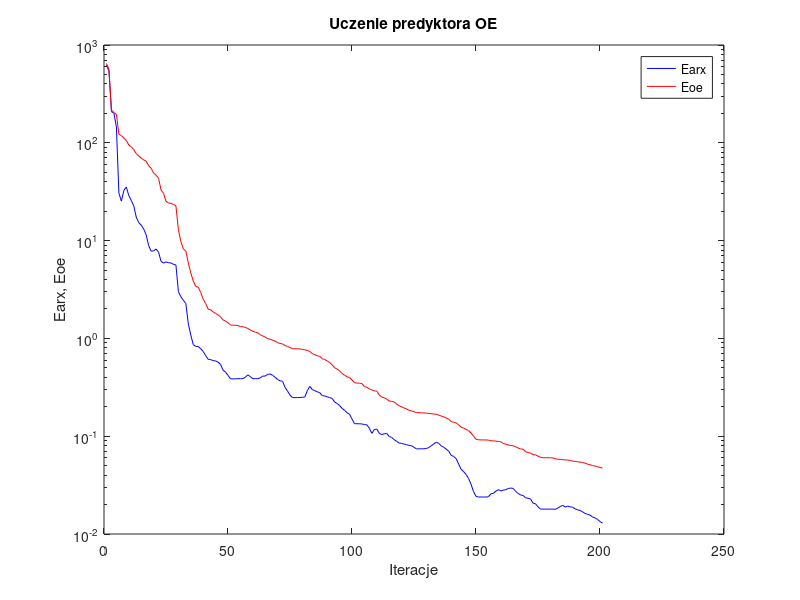
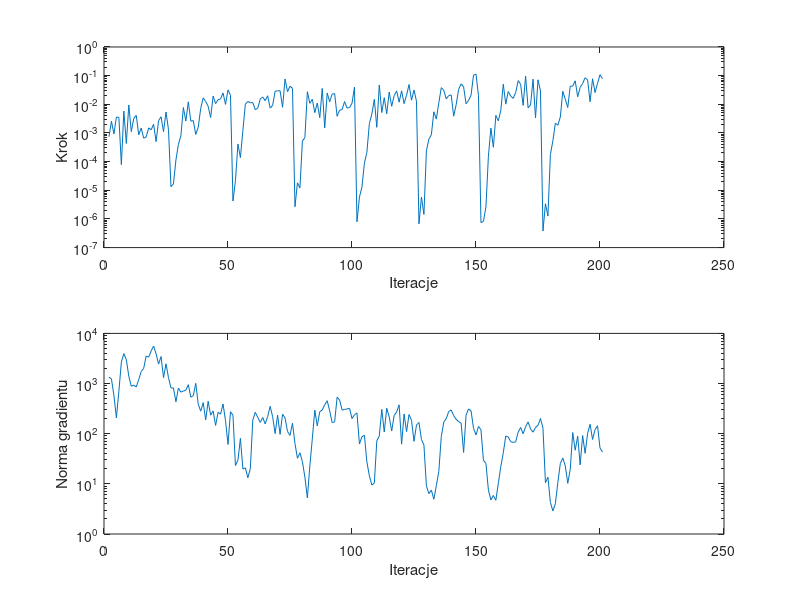

The MATLAB script that drew these images, in order:
%uczenie predyktora oe
clear all;
n=0; farx(n+1)=6.237297e+002; foe(n+1)=6.461604e+002; wspucz(n+1)=0.000000e+000; ng(n+1)=0.000000e+000;
%odnowa zmiennej metryki
n=1; farx(n+1)=5.418685e+002; foe(n+1)=5.631593e+002; krok(n+1)=7.394073e-004; ng(n+1)=1.342242e+003;
n=2; farx(n+1)=2.088464e+002; foe(n+1)=2.166155e+002; krok(n+1)=2.559883e-003; ng(n+1)=1.235665e+003;
n=3; farx(n+1)=2.004965e+002; foe(n+1)=2.035812e+002; krok(n+1)=9.232346e-004; ng(n+1)=5.769668e+002;
n=4; farx(n+1)=1.451308e+002; foe(n+1)=1.959524e+002; krok(n+1)=3.595838e-003; ng(n+1)=2.070710e+002;
n=5; farx(n+1)=3.056094e+001; foe(n+1)=1.224476e+002; krok(n+1)=3.460293e-003; ng(n+1)=7.043566e+002;
n=6; farx(n+1)=2.532113e+001; foe(n+1)=1.185092e+002; krok(n+1)=7.868993e-005; ng(n+1)=2.680060e+003;
n=7; farx(n+1)=3.258113e+001; foe(n+1)=1.117780e+002; krok(n+1)=5.801633e-003; ng(n+1)=3.953245e+003;
n=8; farx(n+1)=3.534193e+001; foe(n+1)=1.055217e+002; krok(n+1)=4.302964e-004; ng(n+1)=2.998158e+003;
n=9; farx(n+1)=2.886966e+001; foe(n+1)=9.494331e+001; krok(n+1)=9.447410e-003; ng(n+1)=1.400223e+003;
n=10; farx(n+1)=2.569748e+001; foe(n+1)=9.100324e+001; krok(n+1)=1.111857e-003; ng(n+1)=8.841297e+002;
n=11; farx(n+1)=2.265691e+001; foe(n+1)=8.529387e+001; krok(n+1)=3.219457e-003; ng(n+1)=9.314791e+002;
n=12; farx(n+1)=1.740050e+001; foe(n+1)=7.767366e+001; krok(n+1)=4.118564e-003; ng(n+1)=8.543908e+002;
n=13; farx(n+1)=1.530487e+001; foe(n+1)=7.342036e+001; krok(n+1)=8.651099e-004; ng(n+1)=1.195407e+003;
n=14; farx(n+1)=1.437294e+001; foe(n+1)=6.972726e+001; krok(n+1)=1.473654e-003; ng(n+1)=1.740664e+003;
n=15; farx(n+1)=1.314451e+001; foe(n+1)=6.686165e+001; krok(n+1)=6.592938e-004; ng(n+1)=2.000888e+003;
n=16; farx(n+1)=1.145907e+001; foe(n+1)=6.489199e+001; krok(n+1)=7.209870e-004; ng(n+1)=3.546636e+003;
n=17; farx(n+1)=8.896984e+000; foe(n+1)=5.822798e+001; krok(n+1)=1.499941e-003; ng(n+1)=3.357604e+003;
n=18; farx(n+1)=7.798251e+000; foe(n+1)=5.500231e+001; krok(n+1)=1.291963e-003; ng(n+1)=4.451480e+003;
n=19; farx(n+1)=7.849426e+000; foe(n+1)=4.918372e+001; krok(n+1)=2.004465e-003; ng(n+1)=5.589828e+003;
n=20; farx(n+1)=8.201583e+000; foe(n+1)=4.659545e+001; krok(n+1)=5.005982e-004; ng(n+1)=3.913124e+003;
n=21; farx(n+1)=7.620754e+000; foe(n+1)=4.350898e+001; krok(n+1)=2.660052e-003; ng(n+1)=2.438570e+003;
n=22; farx(n+1)=6.135459e+000; foe(n+1)=3.291889e+001; krok(n+1)=3.660956e-003; ng(n+1)=3.449968e+003;
n=23; farx(n+1)=5.891173e+000; foe(n+1)=3.048163e+001; krok(n+1)=1.111417e-003; ng(n+1)=1.311237e+003;
n=24; farx(n+1)=6.063512e+000; foe(n+1)=2.520721e+001; krok(n+1)=5.390749e-003; ng(n+1)=2.479046e+003;
n=25; farx(n+1)=5.938466e+000; foe(n+1)=2.426306e+001; krok(n+1)=1.310411e-003; ng(n+1)=1.314037e+003;
%odnowa zmiennej metryki
n=26; farx(n+1)=5.912907e+000; foe(n+1)=2.394762e+001; krok(n+1)=1.334403e-005; ng(n+1)=8.168782e+002;
n=27; farx(n+1)=5.722712e+000; foe(n+1)=2.346575e+001; krok(n+1)=1.654943e-005; ng(n+1)=8.178138e+002;
n=28; farx(n+1)=5.632191e+000; foe(n+1)=2.264875e+001; krok(n+1)=1.147197e-004; ng(n+1)=4.326905e+002;
n=29; farx(n+1)=3.009026e+000; foe(n+1)=1.289544e+001; krok(n+1)=4.031350e-004; ng(n+1)=8.118089e+002;
n=30; farx(n+1)=2.668057e+000; foe(n+1)=9.769207e+000; krok(n+1)=7.937301e-004; ng(n+1)=6.734436e+002;
n=31; farx(n+1)=2.453306e+000; foe(n+1)=8.217199e+000; krok(n+1)=7.704335e-003; ng(n+1)=7.103324e+002;
n=32; farx(n+1)=2.271925e+000; foe(n+1)=7.811719e+000; krok(n+1)=2.607264e-003; ng(n+1)=7.384837e+002;
n=33; farx(n+1)=1.406308e+000; foe(n+1)=5.897509e+000; krok(n+1)=1.219985e-002; ng(n+1)=9.488409e+002;
n=34; farx(n+1)=1.079277e+000; foe(n+1)=4.666174e+000; krok(n+1)=2.581388e-003; ng(n+1)=5.344530e+002;
n=35; farx(n+1)=8.629930e-001; foe(n+1)=3.854018e+000; krok(n+1)=2.707062e-003; ng(n+1)=5.728078e+002;
n=36; farx(n+1)=8.296025e-001; foe(n+1)=3.402530e+000; krok(n+1)=8.861138e-004; ng(n+1)=1.009227e+003;
n=37; farx(n+1)=8.258857e-001; foe(n+1)=3.343509e+000; krok(n+1)=1.600426e-003; ng(n+1)=3.841999e+002;
n=38; farx(n+1)=7.843136e-001; foe(n+1)=2.946726e+000; krok(n+1)=7.242402e-003; ng(n+1)=2.820737e+002;
n=39; farx(n+1)=7.351559e-001; foe(n+1)=2.515949e+000; krok(n+1)=1.680437e-002; ng(n+1)=4.164464e+002;
n=40; farx(n+1)=6.657463e-001; foe(n+1)=2.275374e+000; krok(n+1)=1.251384e-002; ng(n+1)=1.888255e+002;
n=41; farx(n+1)=6.116223e-001; foe(n+1)=1.992060e+000; krok(n+1)=8.521808e-003; ng(n+1)=4.428517e+002;
n=42; farx(n+1)=6.066266e-001; foe(n+1)=1.961791e+000; krok(n+1)=3.460440e-003; ng(n+1)=2.340409e+002;
n=43; farx(n+1)=5.932855e-001; foe(n+1)=1.868892e+000; krok(n+1)=1.945154e-002; ng(n+1)=2.848612e+002;
n=44; farx(n+1)=5.879047e-001; foe(n+1)=1.800114e+000; krok(n+1)=1.059400e-002; ng(n+1)=1.459934e+002;
n=45; farx(n+1)=5.714171e-001; foe(n+1)=1.735078e+000; krok(n+1)=1.450364e-002; ng(n+1)=2.670573e+002;
n=46; farx(n+1)=5.407611e-001; foe(n+1)=1.653839e+000; krok(n+1)=1.547817e-002; ng(n+1)=2.451857e+002;
n=47; farx(n+1)=4.751945e-001; foe(n+1)=1.545989e+000; krok(n+1)=2.486715e-002; ng(n+1)=3.919234e+002;
n=48; farx(n+1)=4.516384e-001; foe(n+1)=1.502941e+000; krok(n+1)=9.913504e-003; ng(n+1)=1.808961e+002;
n=49; farx(n+1)=4.189159e-001; foe(n+1)=1.446945e+000; krok(n+1)=3.178877e-002; ng(n+1)=6.102622e+001;
n=50; farx(n+1)=3.861685e-001; foe(n+1)=1.374289e+000; krok(n+1)=2.065111e-002; ng(n+1)=2.742395e+002;
%odnowa zmiennej metryki
n=51; farx(n+1)=3.856000e-001; foe(n+1)=1.364177e+000; krok(n+1)=4.211819e-006; ng(n+1)=2.336241e+002;
n=52; farx(n+1)=3.857230e-001; foe(n+1)=1.363757e+000; krok(n+1)=2.167257e-005; ng(n+1)=2.316403e+001;
n=53; farx(n+1)=3.879423e-001; foe(n+1)=1.351412e+000; krok(n+1)=4.129769e-004; ng(n+1)=2.954645e+001;
n=54; farx(n+1)=3.875561e-001; foe(n+1)=1.322887e+000; krok(n+1)=1.386777e-004; ng(n+1)=8.076154e+001;
n=55; farx(n+1)=3.877981e-001; foe(n+1)=1.314471e+000; krok(n+1)=1.222281e-003; ng(n+1)=1.979481e+001;
n=56; farx(n+1)=4.016042e-001; foe(n+1)=1.295372e+000; krok(n+1)=1.019447e-002; ng(n+1)=2.086699e+001;
n=57; farx(n+1)=4.241961e-001; foe(n+1)=1.262780e+000; krok(n+1)=1.254246e-002; ng(n+1)=1.321131e+001;
n=58; farx(n+1)=4.067498e-001; foe(n+1)=1.219589e+000; krok(n+1)=1.131031e-002; ng(n+1)=2.004240e+001;
n=59; farx(n+1)=3.867485e-001; foe(n+1)=1.184910e+000; krok(n+1)=1.153579e-002; ng(n+1)=1.889269e+002;
n=60; farx(n+1)=3.883428e-001; foe(n+1)=1.159171e+000; krok(n+1)=6.450159e-003; ng(n+1)=2.674803e+002;
n=61; farx(n+1)=3.864996e-001; foe(n+1)=1.141683e+000; krok(n+1)=7.444102e-003; ng(n+1)=2.119222e+002;
n=62; farx(n+1)=3.957707e-001; foe(n+1)=1.090673e+000; krok(n+1)=1.514225e-002; ng(n+1)=1.676758e+002;
n=63; farx(n+1)=4.114351e-001; foe(n+1)=1.061020e+000; krok(n+1)=1.808357e-002; ng(n+1)=2.109722e+002;
n=64; farx(n+1)=4.124430e-001; foe(n+1)=1.028794e+000; krok(n+1)=1.333847e-002; ng(n+1)=1.565518e+002;
n=65; farx(n+1)=4.285678e-001; foe(n+1)=9.944247e-001; krok(n+1)=1.989989e-002; ng(n+1)=2.205460e+002;
n=66; farx(n+1)=4.323821e-001; foe(n+1)=9.791392e-001; krok(n+1)=7.385876e-003; ng(n+1)=3.515307e+002;
n=67; farx(n+1)=4.193674e-001; foe(n+1)=9.584177e-001; krok(n+1)=9.175071e-003; ng(n+1)=2.179907e+002;
n=68; farx(n+1)=3.998637e-001; foe(n+1)=9.375878e-001; krok(n+1)=2.835564e-002; ng(n+1)=1.008438e+002;
n=69; farx(n+1)=3.805508e-001; foe(n+1)=9.063748e-001; krok(n+1)=2.963700e-002; ng(n+1)=2.339550e+002;
n=70; farx(n+1)=3.684940e-001; foe(n+1)=8.876499e-001; krok(n+1)=2.954351e-002; ng(n+1)=9.695017e+001;
n=71; farx(n+1)=3.639268e-001; foe(n+1)=8.779749e-001; krok(n+1)=7.883344e-003; ng(n+1)=2.449203e+002;
n=72; farx(n+1)=3.150673e-001; foe(n+1)=8.431567e-001; krok(n+1)=7.633913e-002; ng(n+1)=2.057488e+002;
n=73; farx(n+1)=2.892822e-001; foe(n+1)=8.288222e-001; krok(n+1)=2.768235e-002; ng(n+1)=1.108789e+002;
n=74; farx(n+1)=2.634195e-001; foe(n+1)=8.064543e-001; krok(n+1)=4.254539e-002; ng(n+1)=9.249044e+001;
n=75; farx(n+1)=2.480903e-001; foe(n+1)=7.838262e-001; krok(n+1)=3.616714e-002; ng(n+1)=1.620557e+002;
%odnowa zmiennej metryki
n=76; farx(n+1)=2.481019e-001; foe(n+1)=7.831951e-001; krok(n+1)=2.658943e-006; ng(n+1)=6.397988e+001;
n=77; farx(n+1)=2.482816e-001; foe(n+1)=7.826027e-001; krok(n+1)=1.825109e-005; ng(n+1)=3.233297e+001;
n=78; farx(n+1)=2.487767e-001; foe(n+1)=7.819192e-001; krok(n+1)=1.197415e-005; ng(n+1)=4.164387e+001;
n=79; farx(n+1)=2.498625e-001; foe(n+1)=7.694346e-001; krok(n+1)=5.202484e-004; ng(n+1)=2.767531e+001;
n=80; farx(n+1)=2.522819e-001; foe(n+1)=7.647630e-001; krok(n+1)=6.847610e-004; ng(n+1)=1.366874e+001;
n=81; farx(n+1)=2.928662e-001; foe(n+1)=7.527793e-001; krok(n+1)=2.753897e-002; ng(n+1)=5.241304e+000;
n=82; farx(n+1)=3.235387e-001; foe(n+1)=7.359189e-001; krok(n+1)=1.082825e-002; ng(n+1)=2.259155e+001;
n=83; farx(n+1)=2.995982e-001; foe(n+1)=6.970539e-001; krok(n+1)=1.495979e-002; ng(n+1)=8.001613e+001;
n=84; farx(n+1)=2.921188e-001; foe(n+1)=6.806628e-001; krok(n+1)=5.139053e-003; ng(n+1)=2.950847e+002;
n=85; farx(n+1)=2.843680e-001; foe(n+1)=6.640934e-001; krok(n+1)=1.111520e-002; ng(n+1)=1.430471e+002;
n=86; farx(n+1)=2.784816e-001; foe(n+1)=6.557113e-001; krok(n+1)=3.401267e-003; ng(n+1)=2.748428e+002;
n=87; farx(n+1)=2.604550e-001; foe(n+1)=6.192889e-001; krok(n+1)=3.571716e-002; ng(n+1)=2.969707e+002;
n=88; farx(n+1)=2.579916e-001; foe(n+1)=6.090565e-001; krok(n+1)=1.505777e-003; ng(n+1)=3.765381e+002;
n=89; farx(n+1)=2.523025e-001; foe(n+1)=5.873613e-001; krok(n+1)=2.476948e-002; ng(n+1)=4.546677e+002;
n=90; farx(n+1)=2.484246e-001; foe(n+1)=5.667234e-001; krok(n+1)=1.226153e-002; ng(n+1)=2.848057e+002;
n=91; farx(n+1)=2.432527e-001; foe(n+1)=5.360218e-001; krok(n+1)=2.279678e-002; ng(n+1)=1.659566e+002;
n=92; farx(n+1)=2.238966e-001; foe(n+1)=5.016794e-001; krok(n+1)=2.366103e-002; ng(n+1)=1.732710e+002;
n=93; farx(n+1)=2.156877e-001; foe(n+1)=4.850214e-001; krok(n+1)=3.816075e-003; ng(n+1)=5.341450e+002;
n=94; farx(n+1)=2.058729e-001; foe(n+1)=4.657669e-001; krok(n+1)=6.255325e-003; ng(n+1)=4.716185e+002;
n=95; farx(n+1)=1.925075e-001; foe(n+1)=4.373020e-001; krok(n+1)=6.516379e-003; ng(n+1)=2.959302e+002;
n=96; farx(n+1)=1.840951e-001; foe(n+1)=4.215937e-001; krok(n+1)=1.248857e-002; ng(n+1)=3.050156e+002;
n=97; farx(n+1)=1.734187e-001; foe(n+1)=4.053468e-001; krok(n+1)=7.409251e-003; ng(n+1)=3.102665e+002;
n=98; farx(n+1)=1.683607e-001; foe(n+1)=3.983060e-001; krok(n+1)=7.692316e-003; ng(n+1)=3.220801e+002;
n=99; farx(n+1)=1.498455e-001; foe(n+1)=3.758367e-001; krok(n+1)=1.086709e-002; ng(n+1)=1.997994e+002;
n=100; farx(n+1)=1.342354e-001; foe(n+1)=3.524921e-001; krok(n+1)=4.000365e-002; ng(n+1)=2.387939e+002;
%odnowa zmiennej metryki
n=101; farx(n+1)=1.341638e-001; foe(n+1)=3.493281e-001; krok(n+1)=7.962693e-007; ng(n+1)=2.589269e+002;
n=102; farx(n+1)=1.340409e-001; foe(n+1)=3.486985e-001; krok(n+1)=5.782213e-006; ng(n+1)=6.232270e+001;
n=103; farx(n+1)=1.334500e-001; foe(n+1)=3.453975e-001; krok(n+1)=1.280413e-005; ng(n+1)=8.689145e+001;
n=104; farx(n+1)=1.315072e-001; foe(n+1)=3.217157e-001; krok(n+1)=8.836179e-005; ng(n+1)=9.294966e+001;
n=105; farx(n+1)=1.306563e-001; foe(n+1)=3.164402e-001; krok(n+1)=2.108238e-004; ng(n+1)=2.729674e+001;
n=106; farx(n+1)=1.205372e-001; foe(n+1)=3.048855e-001; krok(n+1)=2.133311e-003; ng(n+1)=1.445508e+001;
n=107; farx(n+1)=1.069852e-001; foe(n+1)=2.978137e-001; krok(n+1)=4.563662e-003; ng(n+1)=9.479652e+000;
n=108; farx(n+1)=1.170296e-001; foe(n+1)=2.904590e-001; krok(n+1)=1.495979e-002; ng(n+1)=1.033159e+001;
n=109; farx(n+1)=1.182655e-001; foe(n+1)=2.894870e-001; krok(n+1)=1.570350e-003; ng(n+1)=7.194948e+001;
n=110; farx(n+1)=1.068508e-001; foe(n+1)=2.638410e-001; krok(n+1)=4.715694e-002; ng(n+1)=8.986175e+001;
n=111; farx(n+1)=1.039705e-001; foe(n+1)=2.517629e-001; krok(n+1)=5.167850e-003; ng(n+1)=3.058357e+002;
n=112; farx(n+1)=1.058104e-001; foe(n+1)=2.466461e-001; krok(n+1)=1.703305e-002; ng(n+1)=1.085652e+002;
n=113; farx(n+1)=1.066795e-001; foe(n+1)=2.395620e-001; krok(n+1)=4.653602e-003; ng(n+1)=3.218847e+002;
n=114; farx(n+1)=9.936173e-002; foe(n+1)=2.291481e-001; krok(n+1)=2.680031e-002; ng(n+1)=2.175576e+002;
n=115; farx(n+1)=9.718181e-002; foe(n+1)=2.271173e-001; krok(n+1)=8.565378e-003; ng(n+1)=1.131733e+002;
n=116; farx(n+1)=9.249576e-002; foe(n+1)=2.237376e-001; krok(n+1)=2.017194e-002; ng(n+1)=2.317254e+002;
n=117; farx(n+1)=8.855035e-002; foe(n+1)=2.137265e-001; krok(n+1)=2.925850e-002; ng(n+1)=2.713484e+002;
n=118; farx(n+1)=8.528616e-002; foe(n+1)=2.043355e-001; krok(n+1)=1.189399e-002; ng(n+1)=3.764253e+002;
n=119; farx(n+1)=8.436068e-002; foe(n+1)=2.000586e-001; krok(n+1)=2.954351e-002; ng(n+1)=6.192069e+001;
n=120; farx(n+1)=8.311953e-002; foe(n+1)=1.944398e-001; krok(n+1)=1.058808e-002; ng(n+1)=2.475049e+002;
n=121; farx(n+1)=8.192422e-002; foe(n+1)=1.898929e-001; krok(n+1)=2.080275e-002; ng(n+1)=1.099155e+002;
n=122; farx(n+1)=8.058290e-002; foe(n+1)=1.838274e-001; krok(n+1)=4.895097e-002; ng(n+1)=2.416075e+002;
n=123; farx(n+1)=7.989382e-002; foe(n+1)=1.815005e-001; krok(n+1)=1.389524e-002; ng(n+1)=1.852192e+002;
n=124; farx(n+1)=7.700769e-002; foe(n+1)=1.775689e-001; krok(n+1)=3.153338e-002; ng(n+1)=7.033474e+001;
n=125; farx(n+1)=7.419747e-002; foe(n+1)=1.749705e-001; krok(n+1)=1.280590e-002; ng(n+1)=1.488671e+002;
%odnowa zmiennej metryki
n=126; farx(n+1)=7.421224e-002; foe(n+1)=1.740702e-001; krok(n+1)=6.765480e-007; ng(n+1)=1.674633e+002;
n=127; farx(n+1)=7.436397e-002; foe(n+1)=1.731190e-001; krok(n+1)=5.817242e-006; ng(n+1)=7.666199e+001;
n=128; farx(n+1)=7.437077e-002; foe(n+1)=1.729419e-001; krok(n+1)=1.438270e-006; ng(n+1)=5.975060e+001;
n=129; farx(n+1)=7.487891e-002; foe(n+1)=1.722841e-001; krok(n+1)=2.383224e-004; ng(n+1)=9.081032e+000;
n=130; farx(n+1)=7.661569e-002; foe(n+1)=1.711262e-001; krok(n+1)=6.095541e-004; ng(n+1)=6.388618e+000;
n=131; farx(n+1)=8.003525e-002; foe(n+1)=1.695654e-001; krok(n+1)=8.684522e-004; ng(n+1)=7.503187e+000;
n=132; farx(n+1)=8.348542e-002; foe(n+1)=1.686959e-001; krok(n+1)=5.485375e-003; ng(n+1)=4.929089e+000;
n=133; farx(n+1)=8.684042e-002; foe(n+1)=1.676916e-001; krok(n+1)=3.049962e-003; ng(n+1)=9.162757e+000;
n=134; farx(n+1)=8.443590e-002; foe(n+1)=1.642172e-001; krok(n+1)=1.127002e-002; ng(n+1)=1.759923e+001;
n=135; farx(n+1)=7.945982e-002; foe(n+1)=1.607858e-001; krok(n+1)=3.814009e-002; ng(n+1)=8.732412e+001;
n=136; farx(n+1)=7.717177e-002; foe(n+1)=1.580433e-001; krok(n+1)=3.094863e-002; ng(n+1)=1.700158e+002;
n=137; farx(n+1)=7.360051e-002; foe(n+1)=1.535824e-001; krok(n+1)=1.540553e-002; ng(n+1)=1.997972e+002;
n=138; farx(n+1)=7.019333e-002; foe(n+1)=1.495438e-001; krok(n+1)=2.011176e-002; ng(n+1)=2.769343e+002;
n=139; farx(n+1)=6.378353e-002; foe(n+1)=1.408709e-001; krok(n+1)=2.127270e-002; ng(n+1)=2.975963e+002;
n=140; farx(n+1)=6.214454e-002; foe(n+1)=1.392773e-001; krok(n+1)=3.852167e-003; ng(n+1)=2.288572e+002;
n=141; farx(n+1)=5.883260e-002; foe(n+1)=1.367110e-001; krok(n+1)=9.749342e-003; ng(n+1)=1.937751e+002;
n=142; farx(n+1)=5.191347e-002; foe(n+1)=1.304228e-001; krok(n+1)=3.320390e-002; ng(n+1)=1.732995e+002;
n=143; farx(n+1)=4.584674e-002; foe(n+1)=1.239274e-001; krok(n+1)=5.184392e-002; ng(n+1)=1.633599e+002;
n=144; farx(n+1)=4.341536e-002; foe(n+1)=1.208357e-001; krok(n+1)=4.050274e-002; ng(n+1)=4.232944e+001;
n=145; farx(n+1)=4.062349e-002; foe(n+1)=1.176016e-001; krok(n+1)=1.045775e-002; ng(n+1)=2.344767e+002;
n=146; farx(n+1)=3.699645e-002; foe(n+1)=1.139770e-001; krok(n+1)=1.364590e-002; ng(n+1)=3.116888e+002;
n=147; farx(n+1)=3.227611e-002; foe(n+1)=1.076649e-001; krok(n+1)=2.080702e-002; ng(n+1)=2.856225e+002;
n=148; farx(n+1)=2.713349e-002; foe(n+1)=1.004241e-001; krok(n+1)=1.041001e-001; ng(n+1)=1.282917e+002;
n=149; farx(n+1)=2.428465e-002; foe(n+1)=9.297257e-002; krok(n+1)=1.125137e-001; ng(n+1)=9.446446e+001;
n=150; farx(n+1)=2.388399e-002; foe(n+1)=9.199450e-002; krok(n+1)=2.000182e-002; ng(n+1)=1.392056e+002;
%odnowa zmiennej metryki
n=151; farx(n+1)=2.389228e-002; foe(n+1)=9.162040e-002; krok(n+1)=7.457272e-007; ng(n+1)=1.202122e+002;
n=152; farx(n+1)=2.389089e-002; foe(n+1)=9.159681e-002; krok(n+1)=8.307848e-007; ng(n+1)=2.936246e+001;
n=153; farx(n+1)=2.388246e-002; foe(n+1)=9.152664e-002; krok(n+1)=2.606251e-006; ng(n+1)=2.575097e+001;
n=154; farx(n+1)=2.402995e-002; foe(n+1)=9.126969e-002; krok(n+1)=1.535048e-004; ng(n+1)=7.498368e+000;
n=155; farx(n+1)=2.575306e-002; foe(n+1)=8.985087e-002; krok(n+1)=1.486749e-003; ng(n+1)=4.785577e+000;
n=156; farx(n+1)=2.607986e-002; foe(n+1)=8.963834e-002; krok(n+1)=3.163070e-004; ng(n+1)=5.866679e+000;
n=157; farx(n+1)=2.739539e-002; foe(n+1)=8.912292e-002; krok(n+1)=4.101231e-003; ng(n+1)=4.696910e+000;
n=158; farx(n+1)=2.841091e-002; foe(n+1)=8.842570e-002; krok(n+1)=2.641274e-003; ng(n+1)=1.023070e+001;
n=159; farx(n+1)=2.759157e-002; foe(n+1)=8.770657e-002; krok(n+1)=6.130766e-003; ng(n+1)=2.209904e+001;
n=160; farx(n+1)=2.809473e-002; foe(n+1)=8.410886e-002; krok(n+1)=5.034993e-002; ng(n+1)=4.169267e+001;
n=161; farx(n+1)=2.843424e-002; foe(n+1)=8.304939e-002; krok(n+1)=1.012183e-002; ng(n+1)=9.002860e+001;
n=162; farx(n+1)=2.916835e-002; foe(n+1)=8.131578e-002; krok(n+1)=2.788482e-002; ng(n+1)=8.595081e+001;
n=163; farx(n+1)=2.949833e-002; foe(n+1)=8.031174e-002; krok(n+1)=1.938343e-002; ng(n+1)=6.939234e+001;
n=164; farx(n+1)=2.924202e-002; foe(n+1)=7.989441e-002; krok(n+1)=1.604627e-002; ng(n+1)=6.697734e+001;
n=165; farx(n+1)=2.728330e-002; foe(n+1)=7.788747e-002; krok(n+1)=2.565544e-002; ng(n+1)=6.894934e+001;
n=166; farx(n+1)=2.600554e-002; foe(n+1)=7.579327e-002; krok(n+1)=6.703118e-002; ng(n+1)=1.071666e+002;
n=167; farx(n+1)=2.502416e-002; foe(n+1)=7.407105e-002; krok(n+1)=5.003902e-002; ng(n+1)=1.330566e+002;
n=168; farx(n+1)=2.478639e-002; foe(n+1)=7.360331e-002; krok(n+1)=9.128410e-003; ng(n+1)=9.970835e+001;
n=169; farx(n+1)=2.345389e-002; foe(n+1)=6.930220e-002; krok(n+1)=9.673938e-002; ng(n+1)=1.380417e+002;
n=170; farx(n+1)=2.317480e-002; foe(n+1)=6.820430e-002; krok(n+1)=7.525650e-003; ng(n+1)=1.719917e+002;
n=171; farx(n+1)=2.278490e-002; foe(n+1)=6.734001e-002; krok(n+1)=9.505482e-003; ng(n+1)=1.246426e+002;
n=172; farx(n+1)=2.067268e-002; foe(n+1)=6.469803e-002; krok(n+1)=7.563795e-002; ng(n+1)=1.071838e+002;
n=173; farx(n+1)=2.037479e-002; foe(n+1)=6.438165e-002; krok(n+1)=3.364099e-003; ng(n+1)=1.334971e+002;
n=174; farx(n+1)=1.895730e-002; foe(n+1)=6.254678e-002; krok(n+1)=7.158549e-002; ng(n+1)=1.471189e+002;
n=175; farx(n+1)=1.797259e-002; foe(n+1)=6.082026e-002; krok(n+1)=2.900728e-002; ng(n+1)=2.010948e+002;
%odnowa zmiennej metryki
n=176; farx(n+1)=1.797018e-002; foe(n+1)=6.025901e-002; krok(n+1)=3.801266e-007; ng(n+1)=1.292796e+002;
n=177; farx(n+1)=1.796512e-002; foe(n+1)=6.024454e-002; krok(n+1)=3.395165e-006; ng(n+1)=1.057514e+001;
n=178; farx(n+1)=1.796416e-002; foe(n+1)=6.023664e-002; krok(n+1)=1.258158e-006; ng(n+1)=1.357706e+001;
n=179; farx(n+1)=1.798216e-002; foe(n+1)=6.013215e-002; krok(n+1)=1.775310e-004; ng(n+1)=4.259662e+000;
n=180; farx(n+1)=1.796318e-002; foe(n+1)=5.998036e-002; krok(n+1)=5.324041e-004; ng(n+1)=2.880553e+000;
n=181; farx(n+1)=1.788857e-002; foe(n+1)=5.874555e-002; krok(n+1)=2.187783e-003; ng(n+1)=4.029106e+000;
n=182; farx(n+1)=1.842779e-002; foe(n+1)=5.812209e-002; krok(n+1)=1.852313e-003; ng(n+1)=1.067085e+001;
n=183; farx(n+1)=1.910177e-002; foe(n+1)=5.790605e-002; krok(n+1)=3.621201e-003; ng(n+1)=2.556749e+001;
n=184; farx(n+1)=1.963407e-002; foe(n+1)=5.752879e-002; krok(n+1)=2.835564e-002; ng(n+1)=3.282322e+001;
n=185; farx(n+1)=1.884839e-002; foe(n+1)=5.729705e-002; krok(n+1)=1.500600e-002; ng(n+1)=2.276731e+001;
n=186; farx(n+1)=1.926231e-002; foe(n+1)=5.712499e-002; krok(n+1)=7.713140e-003; ng(n+1)=1.023951e+001;
n=187; farx(n+1)=1.894080e-002; foe(n+1)=5.643884e-002; krok(n+1)=4.284718e-002; ng(n+1)=1.948888e+001;
n=188; farx(n+1)=1.878546e-002; foe(n+1)=5.572299e-002; krok(n+1)=4.285764e-002; ng(n+1)=1.054185e+002;
n=189; farx(n+1)=1.805391e-002; foe(n+1)=5.515806e-002; krok(n+1)=6.601690e-002; ng(n+1)=4.689657e+001;
n=190; farx(n+1)=1.765134e-002; foe(n+1)=5.481453e-002; krok(n+1)=1.829287e-002; ng(n+1)=8.956109e+001;
n=191; farx(n+1)=1.739699e-002; foe(n+1)=5.431428e-002; krok(n+1)=3.904156e-002; ng(n+1)=2.389056e+001;
n=192; farx(n+1)=1.684418e-002; foe(n+1)=5.377514e-002; krok(n+1)=5.334988e-002; ng(n+1)=9.180734e+001;
n=193; farx(n+1)=1.623148e-002; foe(n+1)=5.306515e-002; krok(n+1)=8.472165e-002; ng(n+1)=4.062037e+001;
n=194; farx(n+1)=1.590868e-002; foe(n+1)=5.178116e-002; krok(n+1)=7.158549e-002; ng(n+1)=1.014809e+002;
n=195; farx(n+1)=1.559833e-002; foe(n+1)=5.115285e-002; krok(n+1)=1.226153e-002; ng(n+1)=1.538961e+002;
n=196; farx(n+1)=1.491940e-002; foe(n+1)=5.003965e-002; krok(n+1)=7.799001e-002; ng(n+1)=7.668231e+001;
n=197; farx(n+1)=1.463307e-002; foe(n+1)=4.963405e-002; krok(n+1)=2.570124e-002; ng(n+1)=1.204681e+002;
n=198; farx(n+1)=1.409052e-002; foe(n+1)=4.871881e-002; krok(n+1)=5.401650e-002; ng(n+1)=1.441065e+002;
n=199; farx(n+1)=1.342040e-002; foe(n+1)=4.788212e-002; krok(n+1)=1.076512e-001; ng(n+1)=5.189693e+001;
n=200; farx(n+1)=1.291080e-002; foe(n+1)=4.728463e-002; krok(n+1)=7.808311e-002; ng(n+1)=4.310790e+001;

figure; semilogy(farx,'b'); hold on; semilogy(foe,'r'); xlabel('Iteracje'); ylabel('Earx, Eoe'); legend('Earx','Eoe'); title('Uczenie predyktora OE');
figure; subplot(2,1,1); semilogy(krok); xlabel('Iteracje'); ylabel('Krok');
subplot(2,1,2); semilogy(ng); xlabel('Iteracje'); ylabel('Norma gradientu');
Earx=farx(n+1)
Eoe=foe(n+1)
